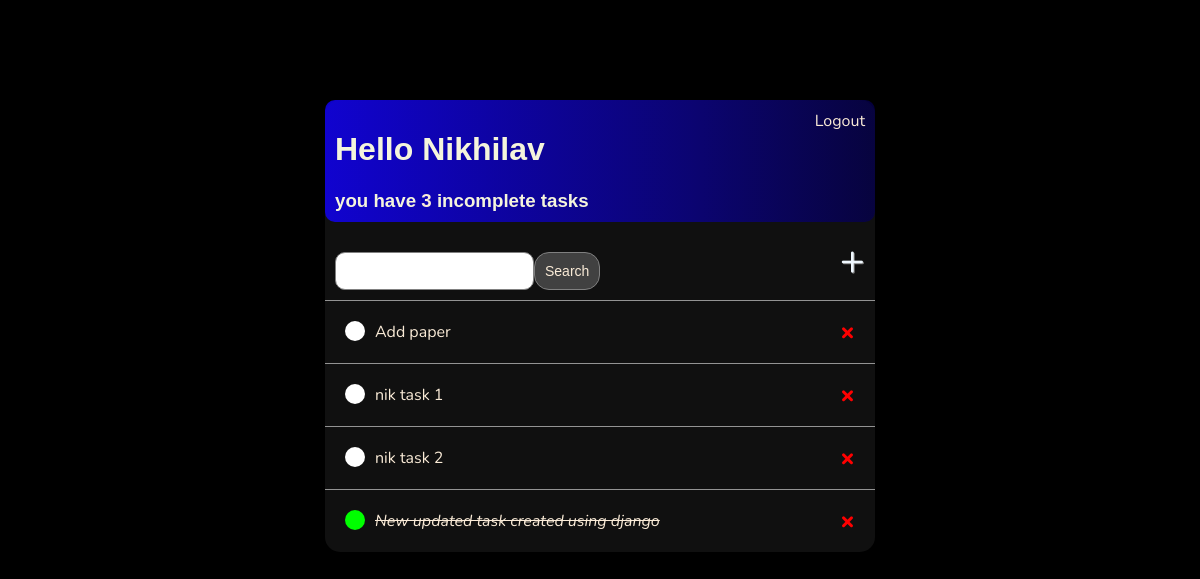
The app's page / (signed in), older data.
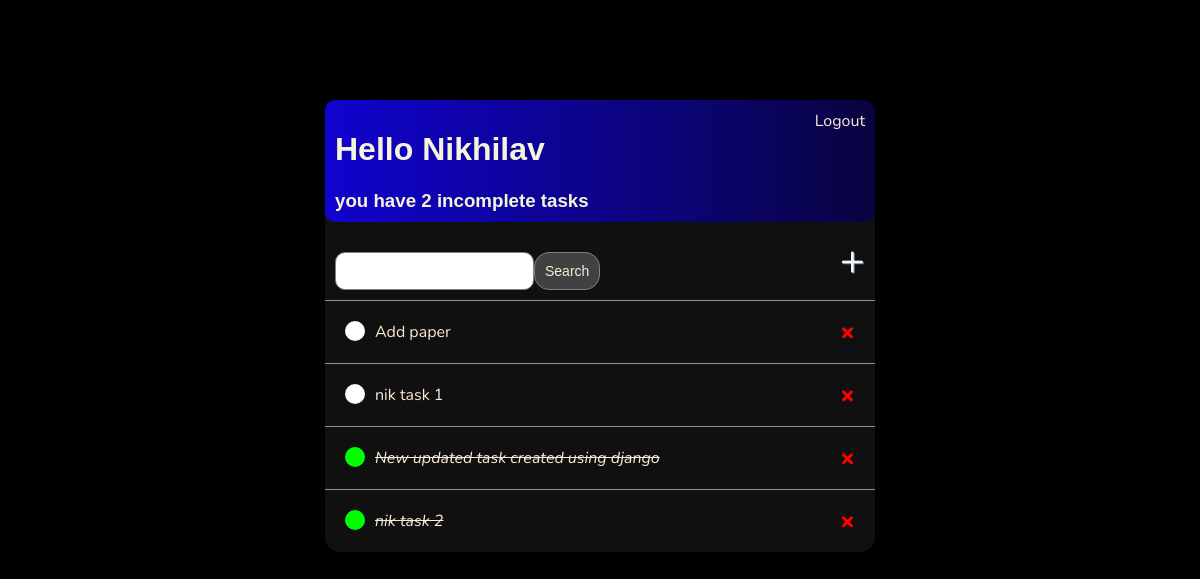
The same page, newer data.
### base/models.py (models this page shows)
class Task(models.Model):
    user = models.ForeignKey(User,on_delete=models.CASCADE,null=True,blank=True)
    title = models.CharField(max_length=200)
    description = models.TextField(max_length=500,null=True,blank=True)
    complete = models.BooleanField(default=False)
    create = models.DateTimeField(auto_now_add=True)
    def __str__(self):
        return self.title
    class Meta:
        ordering = ['complete']

### base/views.py (the view)
# urls.py: path('',TaskList.as_view(),name = 'tasks'),
class TaskList(LoginRequiredMixin,ListView):
    model = Task
    context_object_name = 'tasks'
    template_name = 'base/tasks.html'
    def get_context_data(self, **kwargs):
        context = super().get_context_data(**kwargs)
        context['tasks'] = context['tasks'].filter(user = self.request.user)
        context['count'] = context['tasks'].filter(complete=False).count()
        search_input = self.request.GET.get('search')or ''
        if search_input:
            context['tasks'] = context['tasks'].filter(title__icontains = search_input)#title__startswith
        context['search_input'] = search_input
        return context

### base/templates/base/tasks.html (shortened to what this page needs)
<!DOCTYPE html>
<html lang="en">
  <head>
    <link rel="stylesheet" type="text/css" href="style.css" />
  </head>
  <body>
    {% extends 'base/index.html' %} {% block content %}
    <div class="header-bar">
      <div class="header-container">
        <h1>Hello {{request.user|title}}</h1>
        <h3 style="margin: 0">
          you have <strong>{{count}}</strong> incomplete
          task{{count|pluralize:'s' }}
        </h3>
      </div>
      {% if request.user.is_authenticated %}
      <a href="{% url 'logout' %}">Logout</a>
      {% else %}
      <a href="{% url 'login' %}">Login</a>
      {%endif%}
    </div>
<div id="search-add-wrapper">
  <form method="GET" style="margin-top:20px;display: flex;">
    <input type="text" name="search" value="{{search_input}}" />
    <input class="button" type="submit" value="Search" />
  </form>
  <a id="add-link" href="{% url 'taskcreate' %}">&#x2b;</a>
</div>
    <div class="task-item-wrapper">
      {% for task in tasks %}
      <div class="task-wrapper">
        {% if task.complete %}
        <div class="task-title">
          <div class="task-complete-icon"></div>
          <i><s><a href="{% url 'taskupdate' task.id %}">{{task}}</a></s></i>
        </div>
        <a class="delete-link" href="{% url 'taskdelete' task.id %}">&#215;</a>
        {% else %}
        <div class="task-title">
          <div class="task-incomplete-icon"></div>
          <a href="{% url 'taskupdate' task.id %}">{{task}}</a>
        </div>
        <a class="delete-link" href="{% url 'taskdelete' task.id %}">&#215;</a>
        {% endif %}
      </div>
      {% empty %}
      <h2>No item in List</h2>
      {%endfor%}
    </div>
    {% endblock content %}

### base/templates/base/index.html (shortened to what this page needs)
{% load static %}
<!DOCTYPE html>
<html lang="en">
  <head>
    <link rel="stylesheet" href="{% static 'base/style.css'%}" />
  </head>
  <body>
    <div class="main-container">
        {% block content %}
        {% endblock content %}
    </div>
  </body>
</html>

### base/static/base/style.css (style rules this page uses)
* { color: antiquewhite; }
body { font-family: 'Nunito', sans-serif; background-color:black; margin-top: 100px; }
.main-container { max-width: 550px; margin: auto; background-color: rgb(16, 16, 16); border-radius: 15px; }
h1,h2,h3,h4,h5,h6 { font-family: 'Raleway',sans-serif; color: beige; }
a { color: cadetblue; }
.header-bar { display: flex; justify-content: space-between; color: antiquewhite; padding: 10px; border-radius: 10px 10px 10px 10px; background: linear-gradient(90deg,#1100ffcc,#0d00c3cc,#0a018acc,#05004acc); }
.header-bar a { color: antiquewhite; text-decoration: none; }
.task-wrapper { display: flex; align-items: center; justify-content: space-between; padding: 20px; border-color: rgb(107, 107, 107); border-top: 1px solid rgb(147, 147, 147); }
.task-title { display: flex; }
.task-title a { text-decoration: none; color: antiquewhite; margin-left: 10px; }
.task-complete-icon { height: 20px; width: 20px; background-color: lime; border-radius: 50%; }
.task-incomplete-icon { height: 20px; width: 20px; background-color: rgb(255, 255, 255); border-radius: 50%; }
.delete-link { text-decoration: none; font-weight: 1000; color: red; font-size: 25px; line-height: 0; }
#search-add-wrapper { display: flex; justify-content: space-between; align-items: center; padding: 10px; }
#add-link { color: aliceblue; text-decoration: none; font-size: 42px; text-shadow: 1px 1px gray; }
input[type=text], input[type=password], textarea { border: 1px solid gray; border-radius: 10px; padding: 10px; width: 90%; color: black; }
.button { border: 1px solid gray; background-color: rgb(65, 65, 65); color: antiquewhite; padding: 10px; font-size: 14px; border-radius: 15px; cursor: pointer; text-decoration: none; }

Row changes from the older to the newer data that the page shows:
shown differently, row unchanged: Task "New updated task created using django": moves up the list
changed Task "nik task 2": complete False → True (drawn)
Text that changed along with them:
{{ count }}: "3" → "2"
